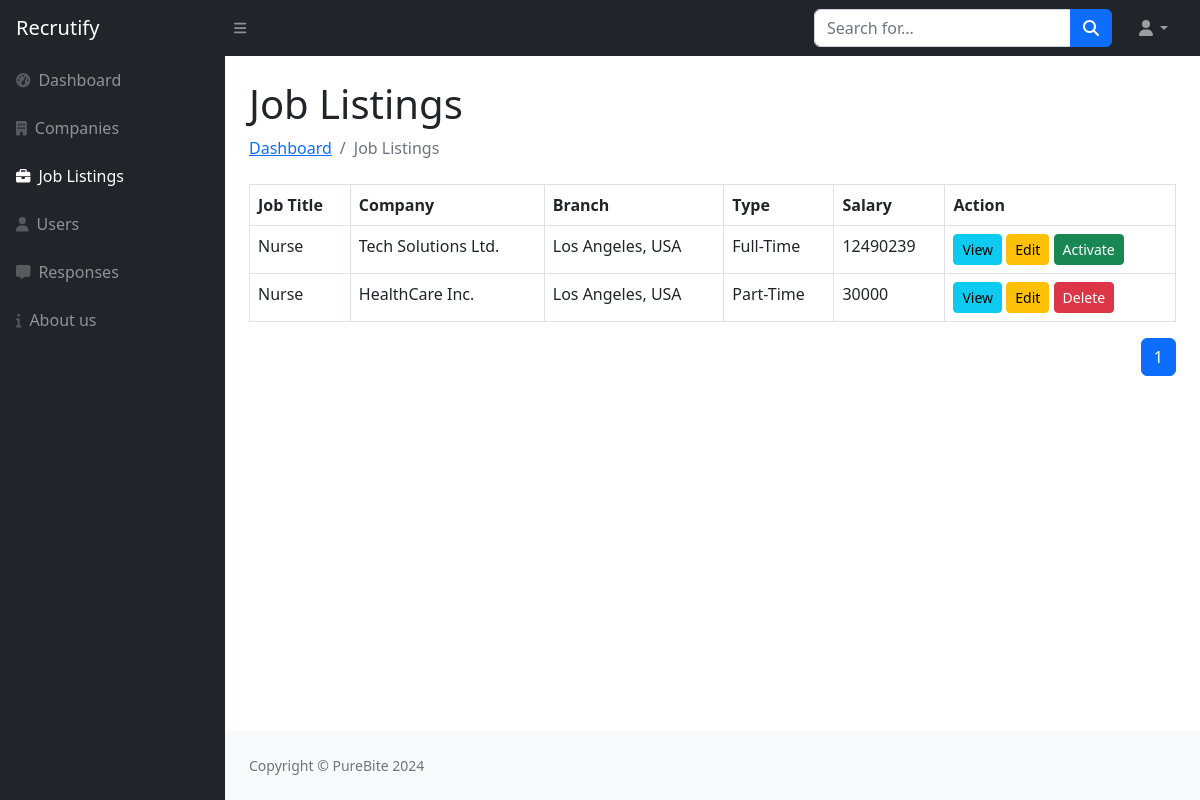
The page /admin/job-listings.php on the database as committed earlier.
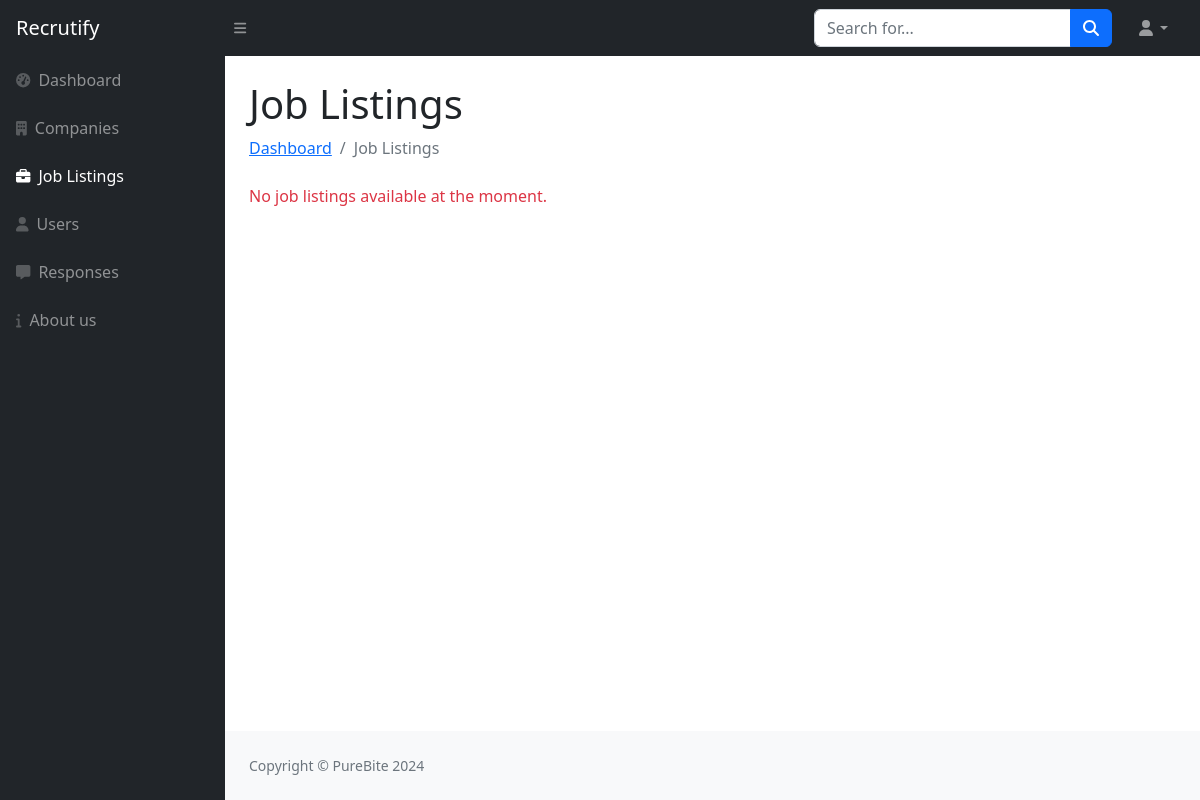
The same page on the database as committed later.
### tables this page shows
CREATE TABLE `job_list_tbl` (
  `Job_Id` int(11) NOT NULL,
  `Posted_By` int(11) NOT NULL,
  `Title` varchar(50) NOT NULL,
  `Posted_Time` datetime NOT NULL,
  `Description` varchar(1000) NOT NULL,
  `Company_Id` int(11) NOT NULL,
  `Branch_Id` int(11) NOT NULL,
  `Type` enum('Full-Time','Part-Time','Contract') NOT NULL,
  `Requirements` text NOT NULL,
  `Benefits` text NOT NULL,
  `Salary` int(11) NOT NULL,
  `Image` text NOT NULL,
  `Is_Internship` tinyint(1) NOT NULL DEFAULT 0,
  `Status` enum('Active','Deleted') DEFAULT 'Active'
);

CREATE TABLE `company_tbl` (
  `Company_Id` int(11) NOT NULL,
  `Posted_by` int(11) NOT NULL DEFAULT 6,
  `Name` varchar(50) NOT NULL,
  `Description` varchar(5000) NOT NULL,
  `Business_Stream` varchar(100) NOT NULL,
  `Establishment_Year` year(4) NOT NULL,
  `Website` varchar(50) NOT NULL,
  `Phone` varchar(20) NOT NULL,
  `Email` varchar(50) NOT NULL,
  `Logo` text NOT NULL,
  `Main_Branch_Id` int(11) DEFAULT NULL
);

### admin/job-listings.php (the view, shortened to what this page needs)
<?php
include("sidebar.php");
$search = isset($_GET['search']) ? mysqli_real_escape_string($con, $_GET['search']) : '';
$page = isset($_GET['page']) ? max(1, (int)$_GET['page']) : 1;
$limit = 10;
$offset = ($page - 1) * $limit;
$whereClause = !empty($search) ? "WHERE jl.Title LIKE '%$search%' OR c.Name LIKE '%$search%' OR b.City LIKE '%$search%'" : '';
$query = "
    SELECT
        jl.*,
        c.Name AS Company_Name,
        CONCAT(b.City, ', ', b.Country) AS Branch_Address,
        u.Name AS Posted_By
    FROM job_list_tbl jl
    INNER JOIN company_tbl c ON jl.Company_Id = c.Company_Id
    INNER JOIN branch_tbl b ON jl.Branch_Id = b.Branch_Id
    INNER JOIN users_tbl u ON jl.Posted_By = u.User_Id
    $whereClause
    ORDER BY jl.Posted_Time DESC
    LIMIT $limit OFFSET $offset
";
$result = mysqli_query($con, $query);
$totalQuery = "
    SELECT COUNT(*) AS Total
    FROM job_list_tbl jl
    INNER JOIN company_tbl c ON jl.Company_Id = c.Company_Id
    INNER JOIN branch_tbl b ON jl.Branch_Id = b.Branch_Id
    $whereClause
";
$totalResult = mysqli_query($con, $totalQuery);
$totalRecords = mysqli_fetch_assoc($totalResult)['Total'];
$total_pages = ceil($totalRecords / $limit);
?>
<div id="layoutSidenav_content">
    <div class="container-fluid px-4">
        <h1 class="mt-4">Job Listings</h1>
        <ol class="breadcrumb mb-4">
            <li class="breadcrumb-item"><a href="index.php">Dashboard</a></li>
            <li class="breadcrumb-item active">Job Listings</li>
        </ol>
            <div class="card-body">
                <?php if ($result && mysqli_num_rows($result) > 0) { ?>
                    <table class="table table-bordered">
                        <thead>
                            <tr>
                                <th>Job Title</th>
                                <th>Company</th>
                                <th>Branch</th>
                                <th>Type</th>
                                <th>Salary</th>
                                <th>Action</th>
                            </tr>
                        </thead>
                        <tbody>
                            <?php while ($job = mysqli_fetch_assoc($result)) { ?>
                                <tr>
                                    <td><?= htmlspecialchars($job['Title']); ?></td>
                                    <td><?= htmlspecialchars($job['Company_Name']); ?></td>
                                    <td><?= htmlspecialchars($job['Branch_Address']); ?></td>
                                    <td><?= htmlspecialchars($job['Type']); ?></td>
                                    <td><?= htmlspecialchars($job['Salary']); ?></td>
                                    <td>
                                        <a href="view-job.php?job_id=<?= $job['Job_Id']; ?>" class="btn btn-info btn-sm">View</a>
                                        <a href="edit-job.php?job_id=<?= $job['Job_Id']; ?>" class="btn btn-warning btn-sm">Edit</a>
                                        <?php if ($job['Status'] === 'Deleted') { ?>
                                            <a href="activate-job.php?job_id=<?= $job['Job_Id']; ?>" class="btn btn-success btn-sm" onclick="return confirm('Are you sure you want to make this job active again?');">Activate</a>
                                        <?php } else { ?>
                                            <a href="delete-job.php?job_id=<?= $job['Job_Id']; ?>" class="btn btn-danger btn-sm" onclick="return confirm('Are you sure you want to delete this job?');">Delete</a>
                                        <?php } ?>
                                    </td>
                                </tr>
                            <?php } ?>
                        </tbody>
                    </table>
                    <?php include "common/pagination.php"; ?>
                <?php } else { ?>
                    <p class="text-danger">No job listings available at the moment.</p>
                <?php } ?>
            </div>
    </div>
<?php include("footer.php"); ?>

### admin/common/pagination.php (shortened to what this page needs)
<div class="d-flex justify-content-end">
    <nav aria-label="Page navigation example">
        <ul class="pagination">
            <?php
            for ($i = 1; $i <= $total_pages; $i++) {
                echo "<li class='page-item " . ($i == $page ? 'active' : '') . "'><a class='page-link' href='?page=" . $i . "&search=" . urlencode($search) . "'>" . $i . "</a></li>";
            }
            ?>
        </ul>
    </nav>
</div>

Rows that differ between the two databases and show on the page:
removed job_list_tbl: Title "Nurse", Company_Id.Name "Tech Solutions Ltd.", Branch_Address "Los Angeles, USA", Type "Full-Time", Salary "12490239"
removed job_list_tbl: Title "Nurse", Company_Id.Name "HealthCare Inc.", Branch_Address "Los Angeles, USA", Type "Part-Time", Salary "30000"
Other text that changed with them:
text no longer shown: "Job Title Company Branch Type Salary Action"
text now shown: "No job listings available at the moment."
list line gone: "1"
